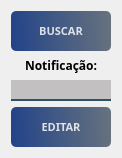
                  <widget class="QWidget" name="layoutWidget_19">
                   <property name="geometry">
                    <rect>
                     <x>10</x>
                     <y>14</y>
                     <width>112</width>
                     <height>145</height>
                    </rect>
                   </property>
                   <layout class="QVBoxLayout" name="verticalLayout_17">
                    <item>
                     <widget class="QPushButton" name="btn_buscarInv">
                      <property name="minimumSize">
                       <size>
                        <width>100</width>
                        <height>40</height>
                       </size>
                      </property>
                      <property name="font">
                       <font>
                        <family>Reem Kufi</family>
                        <pointsize>8</pointsize>
                        <bold>true</bold>
                       </font>
                      </property>
                      <property name="styleSheet">
                       <string notr="true">QPushButton#btn_buscarInv{
	background-color: qlineargradient(spread:pad, x1:0, y1:0.505682, x2:1, y2:0.477, stop:0 rgba(0, 39,119, 219), stop:1 rgba(85, 98, 112, 226));
	color:rgba(255, 255, 255, 210);
	border-radius: 5px;
}
QPushButton#btn_buscarInv:hover{
	background-color: qlineargradient(spread:pad, x1:0, y1:0.505682,x2:1,y2:0.477, stop:0 rgba(150, 123, 111, 219), stop:1 rgba(85, 81, 84, 226));
}
QPushButton#btn_buscarInv:pressed{
	padding-left:5px;
	padding -top:5px;
	background-color:rgba(150, 123, 111, 255);
}</string>
                      </property>
                      <property name="text">
                       <string>BUSCAR</string>
                      </property>
                      <property name="icon">
                       <iconset>
                        <normaloff>:/Imagem/historia.png</normaloff>:/Imagem/historia.png</iconset>
                      </property>
                      <property name="iconSize">
                       <size>
                        <width>24</width>
                        <height>24</height>
                       </size>
                      </property>
                     </widget>
                    </item>
                    <item>
                     <widget class="QLabel" name="label_114">
                      <property name="font">
                       <font>
                        <family>Reem Kufi</family>
                        <pointsize>9</pointsize>
                        <bold>true</bold>
                       </font>
                      </property>
                      <property name="styleSheet">
                       <string notr="true">color: rgb(0,0,0);</string>
                      </property>
                      <property name="text">
                       <string>Notificação:</string>
                      </property>
                      <property name="alignment">
                       <set>Qt::AlignCenter</set>
                      </property>
                     </widget>
                    </item>
                    <item>
                     <widget class="QLineEdit" name="txt_paciente_4">
                      <property name="enabled">
                       <bool>true</bool>
                      </property>
                      <property name="minimumSize">
                       <size>
                        <width>100</width>
                        <height>21</height>
                       </size>
                      </property>
                      <property name="font">
                       <font>
                        <family>Reem Kufi</family>
                       </font>
                      </property>
                      <property name="styleSheet">
                       <string notr="true">background-color: rgba(10,0,0,50);
border:2px solid rgba(0,0,0,0);
border-bottom-color:rgba(46,82,101,255);
color:rgb(0,0,0);
padding-bottom:7px</string>
                      </property>
                      <property name="alignment">
                       <set>Qt::AlignCenter</set>
                      </property>
                     </widget>
                    </item>
                    <item>
                     <widget class="QPushButton" name="btn_editarInv">
                      <property name="minimumSize">
                       <size>
                        <width>100</width>
                        <height>40</height>
                       </size>
                      </property>
                      <property name="font">
                       <font>
                        <family>Reem Kufi</family>
                        <pointsize>8</pointsize>
                        <bold>true</bold>
                       </font>
                      </property>
                      <property name="styleSheet">
                       <string notr="true">QPushButton#btn_editarInv{
	background-color: qlineargradient(spread:pad, x1:0, y1:0.505682, x2:1, y2:0.477, stop:0 rgba(0, 39,119, 219), stop:1 rgba(85, 98, 112, 226));
	color:rgba(255, 255, 255, 210);
	border-radius: 5px;
}
QPushButton#btn_btn_editarInv:hover{
	background-color: qlineargradient(spread:pad, x1:0, y1:0.505682,x2:1,y2:0.477, stop:0 rgba(150, 123, 111, 219), stop:1 rgba(85, 81, 84, 226));
}
QPushButton#btn_editarInv:pressed{
	padding-left:5px;
	padding -top:5px;
	background-color:rgba(150, 123, 111, 255);
}</string>
                      </property>
                      <property name="text">
                       <string>EDITAR</string>
                      </property>
                      <property name="icon">
                       <iconset>
                        <normaloff>:/Imagem/registro (1).png</normaloff>:/Imagem/registro (1).png</iconset>
                      </property>
                      <property name="iconSize">
                       <size>
                        <width>24</width>
                        <height>24</height>
                       </size>
                      </property>
                     </widget>
                    </item>
                   </layout>
                  </widget>
